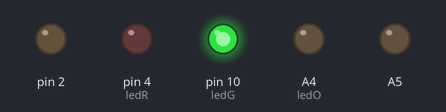
A sketch run on a simulated Arduino Uno, built with avr-gcc and run on an emulated ATmega328P. On the bench: output pins drawn as LEDs (lit = HIGH).

Above: at 0.94 s.
At 8.2 s:
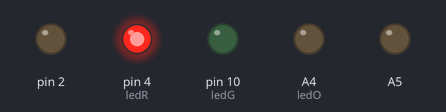
At 11.2 s:
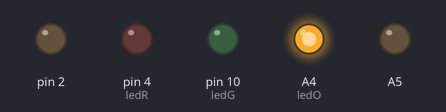
At 14.7 s:
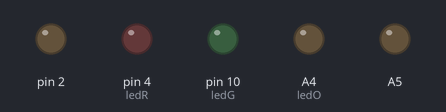
Timing chart, 0 to 16.2 s (numbered marks = the images above):
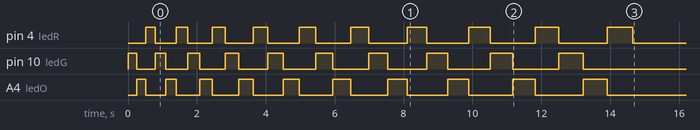

The sketch:

05_RouletteLED.ino
```cpp
int delayTime = 250;
int ledR = 4;
int ledG = 10;
int ledO = A4;
int z = 0;


void setup() {
  // put your setup code here, to run once:
  // initialize digital pin LED_BUILTIN as an output.

  pinMode(10, OUTPUT);
  pinMode(4, OUTPUT) ;
  pinMode(2, OUTPUT);
  pinMode(A4, OUTPUT);
  pinMode(A5, OUTPUT);
  digitalWrite(A5, LOW); //used as ground pin
  digitalWrite(2, LOW); //used as a ground pin
}
void loop() {
  // put your main code here, to run repeatedly:

  while (1 > z) {
    for (int x = 1; x <= 10; x++) {
      digitalWrite(ledG, HIGH);
      delay(delayTime);
      digitalWrite(ledG, LOW);
      delayTime = delayTime + 10;

      digitalWrite(ledO, HIGH);
      delay(delayTime);
      digitalWrite(ledO, LOW);
      delayTime = delayTime + 20;

      digitalWrite(ledR, HIGH);   // LED on
      delay(delayTime);                       // wait for a second
      digitalWrite(ledR, LOW);  // LED OFF
      delayTime = delayTime + 20;
    }
    z++;
  }
}
```

Measured:
- by itself, pin 4 (ledR): LOW → HIGH at 0.51 s, → LOW 0.28 s later, → HIGH 0.61 s later, → LOW 0.33 s later, … (20 changes in this stretch)
- by itself, pin 10 (ledG): LOW → HIGH at 0.00 s, → LOW 0.25 s later, → HIGH 0.54 s later, → LOW 0.30 s later, … (20 changes in this stretch)
- by itself, A4 (ledO): LOW → HIGH at 0.25 s, → LOW 0.26 s later, → HIGH 0.58 s later, → LOW 0.31 s later, … (20 changes in this stretch)
